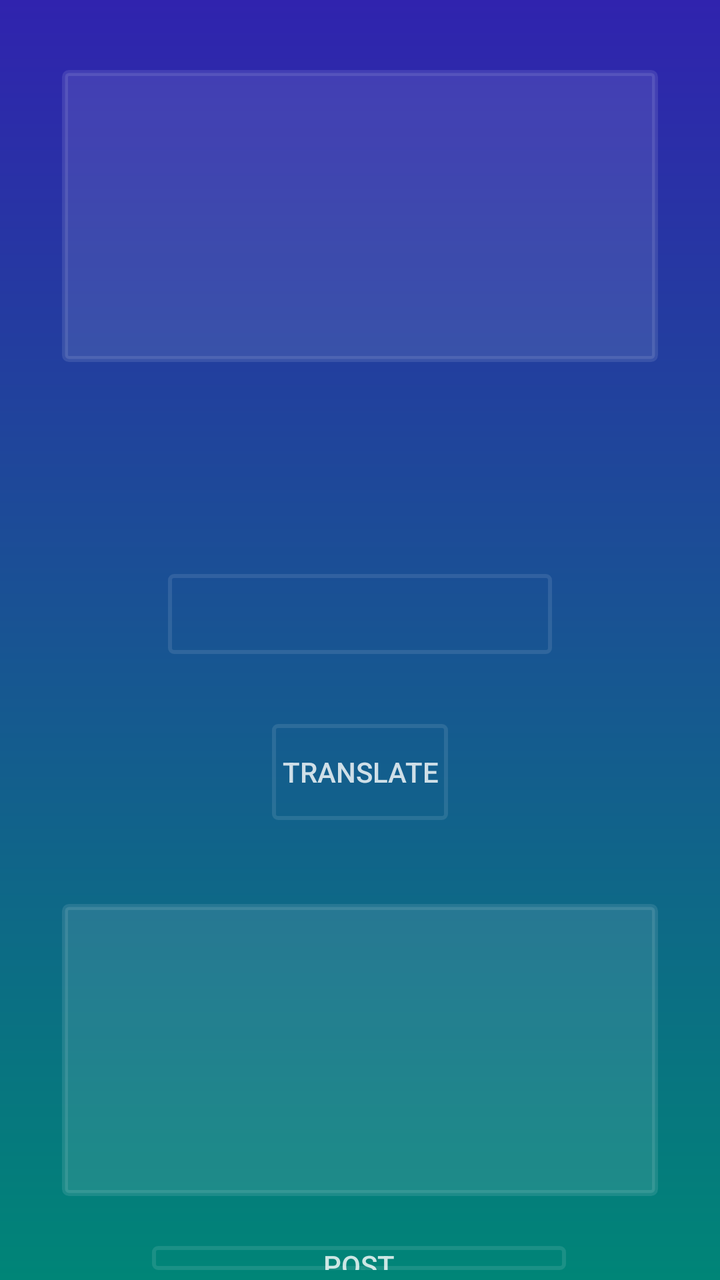
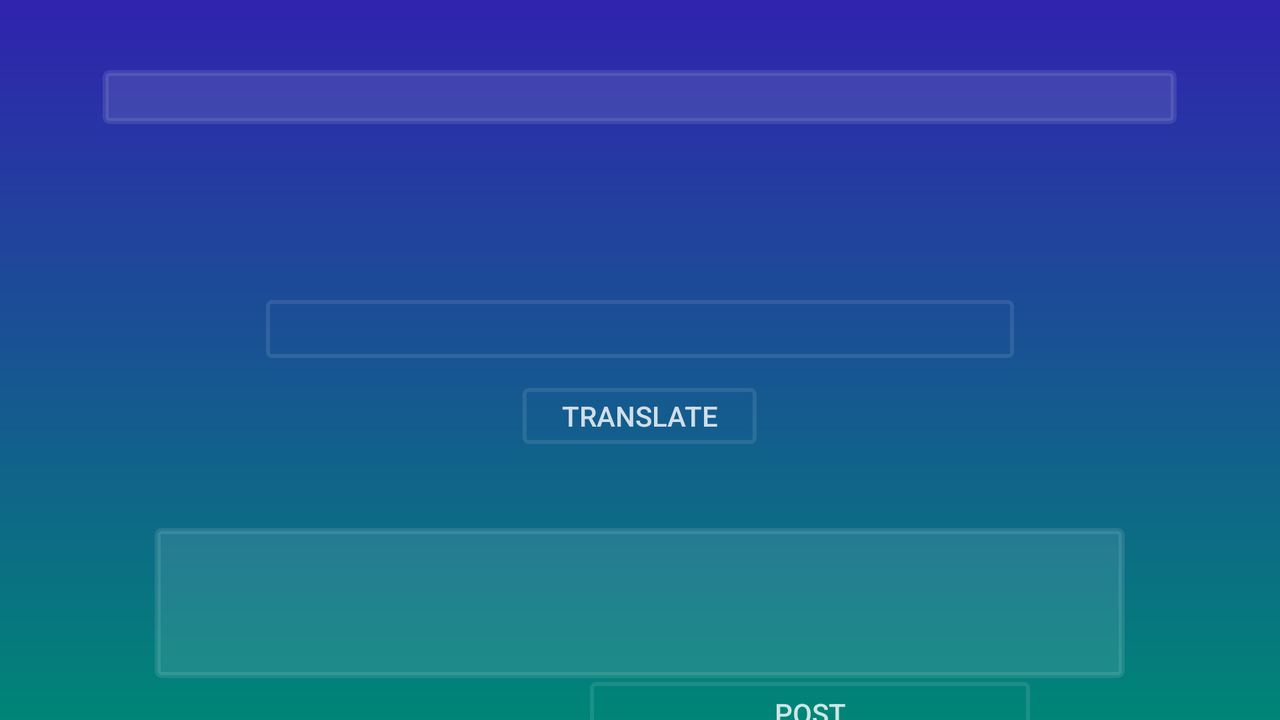

First picture: res/layout/ on a phone held upright. Second picture: the repository's own variant of that layout, on a device whose configuration matches the variant's folder. Source for both follows.
<!-- AndroidManifest.xml: application theme AppTheme -->
<!-- res/layout/activity_translate.xml -->
<?xml version="1.0" encoding="utf-8"?>
<LinearLayout xmlns:android="http://schemas.android.com/apk/res/android"
    xmlns:tools="http://schemas.android.com/tools"
    android:layout_width="match_parent"
    android:layout_height="match_parent"
    android:background="@drawable/bg_login"
    android:orientation="vertical"
    android:weightSum="10"
    tools:context=".TranslateActivity">


    <TextView
        android:id="@+id/inputToTranslate"
        android:background="@drawable/edit_text_background"
        android:scrollbars = "vertical"
        android:maxLines="5"
        android:layout_width="298sp"
        android:layout_height="146sp"
        android:layout_gravity="center"
        android:layout_marginTop="35sp"
        android:layout_marginBottom="16sp"
        android:ems="10"
        android:textSize="20sp"
        android:hint=""
        android:textColor="@color/login_form_details"
        android:textColorHint="@color/login_form_details"
        android:inputType="text"
        tools:ignore="TextViewEdits" />

    <TextView
        android:id="@+id/langDetected"
        android:layout_width="263sp"
        android:layout_height="40sp"
        android:layout_gravity="center"
        android:layout_marginTop="10sp"
        android:layout_marginBottom="40sp"
        android:ems="10"
        android:hint=""
        android:inputType="text"
        android:textColor="@color/login_form_details"
        android:textColorHint="@color/login_form_details"
        android:textSize="20sp"
        android:textStyle="italic"
        tools:ignore="TextViewEdits" />


    
    <Spinner
        style="@style/Widget.AppCompat.DropDownItem.Spinner"
        android:id="@+id/language_selector"
        android:layout_width="192sp"
        android:layout_height="40sp"
        android:layout_gravity="center_horizontal"
        android:layout_marginTop="0dp"
        android:background="@drawable/button_background"
        android:theme="@style/spinnerTheme" />



    <Button
        android:id="@+id/translateButton"
        android:layout_width="wrap_content"
        android:layout_height="wrap_content"
        android:layout_gravity="center"
        android:layout_marginBottom="32sp"
        android:layout_marginTop="35sp"
        android:background="@drawable/button_background"
        android:textColor="@color/login_form_details"
        android:text="Translate" />

    <TextView
        android:id="@+id/translatedTv"
        android:layout_width="298sp"
        android:layout_height="146sp"
        android:layout_gravity="center"
        android:layout_marginTop="10sp"
        android:background="@drawable/edit_text_background"
        android:scrollbars="vertical"

        android:textColor="@color/login_form_details"
        android:textSize="20sp" />


    <RelativeLayout
        android:id="@+id/actionContainer"
        android:layout_width="fill_parent"
        android:layout_height="wrap_content"
        android:layout_marginTop="22sp"
        android:orientation="horizontal"
        android:weightSum="1"
        android:gravity="center">


        <Button
            android:id="@+id/postQuery"
            android:layout_width="wrap_content"
            android:layout_height="wrap_content"
            android:layout_alignParentStart="true"
            android:layout_alignParentLeft="true"
            android:layout_alignParentTop="true"
            android:layout_alignParentEnd="true"
            android:layout_alignParentRight="true"
            android:layout_marginStart="76dp"
            android:layout_marginLeft="76dp"
            android:layout_marginTop="3dp"
            android:layout_marginEnd="77dp"
            android:layout_marginRight="77dp"
            android:layout_marginBottom="5sp"
            android:background="@drawable/button_background"
            android:text="POST"
            android:textColor="@color/login_form_details" />

    </RelativeLayout>

</LinearLayout>
<!-- resources referenced by this layout -->
<resources>
  <color name="login_form_details">#ccffffff</color>
  <!-- drawable bg_login (drawable) -->
  <?xml version="1.0" encoding="utf-8"?>
  <shape xmlns:android="http://schemas.android.com/apk/res/android">
      <gradient
          android:startColor="@color/dark_blue"
          android:endColor="@color/colorPrimary"
          android:angle="-135"/>
  </shape>
  <!-- drawable button_background (drawable) -->
  <?xml version="1.0" encoding="utf-8"?>
  <selector xmlns:android="http://schemas.android.com/apk/res/android">
      <item android:state_pressed="true">
          <shape>
              <stroke android:color="@color/login_form_details" android:width="2dp"/>
              <corners android:radius="2dp"/>
          </shape>
      </item>
  
  
      <item>
          <shape>
              <stroke android:color="@color/login_form_details_light" android:width="2dp"/>
              <corners android:radius="2dp"/>
          </shape>
      </item>
  </selector>
  <!-- drawable edit_text_background (drawable) -->
  <shape xmlns:android="http://schemas.android.com/apk/res/android">
  
  
  
      <solid android:color="@color/login_form_details_light"/>
      <corners android:radius="2dp"/>
      <stroke
          android:width="3dp"
          android:color="@color/login_form_details_light" />
  </shape>
  <style name="spinnerTheme">
          <item name="android:textColor">@color/login_form_details</item>
          <item name="android:background">@color/colorPrimary</item>
  
  
      </style>
  <style name="AppTheme" parent="Theme.AppCompat.Light.NoActionBar">
          
          <item name="colorPrimary">@color/colorPrimary</item>
          <item name="colorPrimaryDark">@color/dark_blue</item>
          <item name="colorAccent">@color/colorAccent</item>
      </style>
  <color name="dark_blue">#3023AE</color>
  <color name="colorPrimary">#008577</color>
  <color name="login_form_details_light">#1affffff</color>
  <color name="colorAccent">#D81B60</color>
</resources>
<!-- res/layout-land/activity_translate.xml (the repository's variant of the layout above) -->
<!-- drawn on the phone turned sideways -->
<?xml version="1.0" encoding="utf-8"?>
<LinearLayout xmlns:android="http://schemas.android.com/apk/res/android"
    xmlns:tools="http://schemas.android.com/tools"
    android:layout_width="match_parent"
    android:layout_height="match_parent"
    android:background="@drawable/bg_login"
    android:orientation="vertical"
    android:weightSum="15"
    tools:context=".TranslateActivity">


    <TextView
        android:id="@+id/inputToTranslate"
        android:layout_width="537dp"
        android:layout_height="wrap_content"
        android:layout_gravity="center"
        android:layout_marginTop="35sp"
        android:layout_marginBottom="16sp"
        android:background="@drawable/edit_text_background"
        android:ems="10"
        android:hint=""
        android:inputType="text"
        android:maxLines="5"
        android:scrollbars="vertical"
        android:textColor="@color/login_form_details"
        android:textColorHint="@color/login_form_details"
        android:textSize="20sp"
        tools:ignore="TextViewEdits" />

    <TextView
        android:id="@+id/langDetected"
        android:layout_width="453dp"
        android:layout_height="wrap_content"
        android:layout_gravity="center"
        android:layout_marginTop="5sp"
        android:layout_marginBottom="40sp"
        android:ems="10"
        android:hint=""
        android:inputType="text"
        android:textColor="@color/login_form_details"
        android:textColorHint="@color/login_form_details"
        android:textSize="20sp"
        android:textStyle="italic"
        tools:ignore="TextViewEdits" />


    


    <Spinner
        android:id="@+id/language_selector"
        style="@style/Widget.AppCompat.DropDownItem.Spinner"
        android:layout_width="374dp"
        android:layout_height="29dp"
        android:layout_gravity="center_horizontal"
        android:layout_marginTop="0dp"
        android:background="@drawable/button_background"
        android:theme="@style/spinnerTheme" />

    <Button
        android:id="@+id/translateButton"
        android:layout_width="117dp"
        android:layout_height="28dp"
        android:layout_gravity="center"
        android:layout_marginTop="15sp"
        android:layout_marginBottom="32sp"
        android:background="@drawable/button_background"
        android:text="Translate"
        android:textColor="@color/login_form_details" />

    <TextView
        android:id="@+id/translatedTv"
        android:layout_width="485dp"
        android:layout_height="75dp"
        android:layout_gravity="center"
        android:layout_marginTop="10sp"
        android:background="@drawable/edit_text_background"
        android:scrollbars="vertical"

        android:textColor="@color/login_form_details"
        android:textSize="20sp" />

    <Button
        android:id="@+id/postQuery"
        android:layout_width="220dp"
        android:layout_height="31dp"
        android:layout_marginStart="295dp"
        android:layout_marginLeft="295dp"
        android:layout_marginTop="2dp"
        android:layout_marginEnd="292dp"
        android:layout_marginRight="292dp"
        android:layout_marginBottom="5sp"
        android:background="@drawable/button_background"
        android:text="POST"
        android:textColor="@color/login_form_details" />

    <RelativeLayout
        android:id="@+id/actionContainer"
        android:layout_width="fill_parent"
        android:layout_height="wrap_content"
        android:layout_marginTop="22sp"
        android:orientation="horizontal"
        android:weightSum="1"
        android:gravity="center">


    </RelativeLayout>

</LinearLayout>
